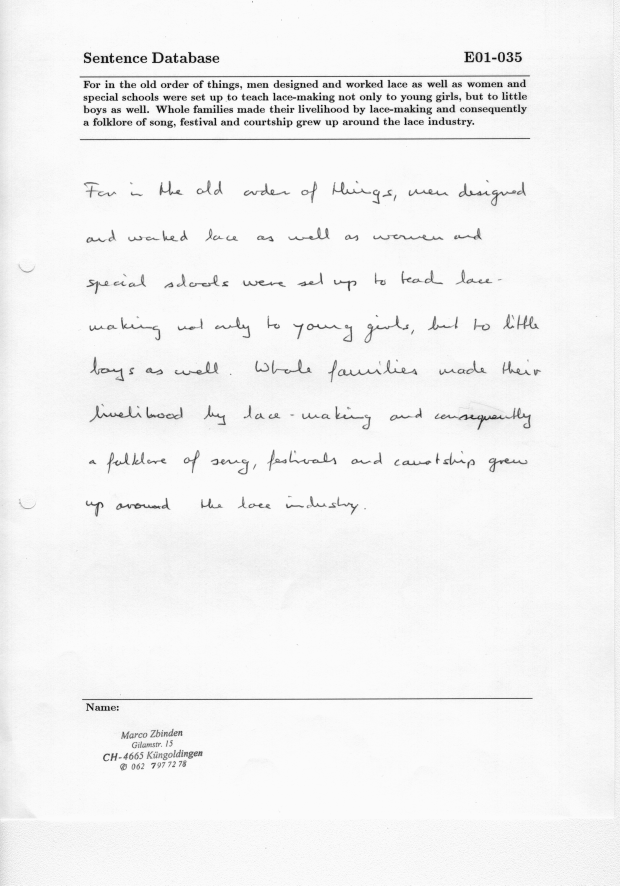
#> input picture Testing/e01-035.png, 2479 x 3542 px (shown at 1/4 size); its folder holds only this picture in this run
$ python -i commonfunctions.py   (imports and definitions only)   (older library calls are emulated)
#> lines starting #> are read from the running program, lines starting #| are printed output that depends on the picture; after the words box and inside, x2 and y2 are one past the last pixel; in counts of white or black regions, pixels touching at a corner belong together
## For signal processing
import csv

from scipy import signal
from scipy.signal import filter_design as fd
from scipy import fftpack

# import imutils
import skimage.io as io
import matplotlib.pyplot as plt
import numpy as np
from skimage.exposure import histogram

# from sklearn.cr import StratifiedKFold
from matplotlib.pyplot import bar
from skimage.color import rgb2gray, rgb2hsv

from skimage.transform import (hough_line, hough_line_peaks, probabilistic_hough_line)
import re

import matplotlib.pyplot as plt
from matplotlib import cm
from sklearn import svm
import math

# Convolution:
from scipy.signal import convolve2d
from scipy import fftpack

from skimage.util import random_noise
from skimage.filters import median
from skimage.feature import canny
from skimage.measure import label
from skimage.color import label2rgb
from skimage.feature import greycomatrix
from sklearn import cluster
from skimage.filters import threshold_otsu
from sklearn.mixture import GaussianMixture
from skimage import feature

# Edges
from skimage.filters import sobel_h, sobel, sobel_v, roberts, prewitt
import glob
import skimage.io as io
import cv2
import os
from skimage.morphology import skeletonize, thin
from matplotlib.pyplot import bar
import math
from sklearn.metrics import accuracy_score
import random


# [12 lines of commented-out code are left out]
def splitz(seq, smallest):
    group = []
    for i in range(len(seq)):
        if (seq[i] >= (smallest)):
            group.append(i)
        elif group:
            yield group
            group = []


# [219 lines left out: functions splitOnArray, verticalScaling, getBounds, show_images, showHist, getContours and 3 more, not called in this run]


def getHandwrittenPart(img):
    # if np.array(img).shape
    imgray = cv2.cvtColor(np.array(img), cv2.COLOR_BGR2GRAY)
    ret, thresh = cv2.threshold(imgray, 0, 255, cv2.THRESH_OTSU)
    im2, contours, hierarchy = cv2.findContours(thresh, cv2.RETR_TREE, cv2.CHAIN_APPROX_SIMPLE)
    y_list = []
    for contour in contours:
        (x, y, w, h) = cv2.boundingRect(contour)

        if w > img.shape[1] / 2 and w < img.shape[1] * 5 / 6:
     #       print((x, y, w, h), img.shape[1])
            cv2.rectangle(img, (x, y), (x + w, y + h), (255, 255, 255), 1)
            y_list.append(y)
    y_list = np.sort(y_list)
    #print(y_list)
    #show_images([img])

    return y_list[-2], y_list[-1]


# [11 lines left out: function greyImage, not called in this run]


# This function binarizes a given image to values 0 and 255
def binarizeImage(img):
    grayImg = np.copy(img)
    if len(img.shape) == 3:
        grayImg = cv2.cvtColor(img, cv2.COLOR_BGR2GRAY)
    threshold = threshold_otsu(grayImg)
    # print(threshold)
    grayImg[grayImg > threshold] = 0
    grayImg[grayImg != 0] = 255
    return grayImg


# This function reads forms.txt and gets form name and corresponding writer (labeled data)
# [70 lines left out: functions labelData, labelForms, eightDirections, computeSlantHistogram, not called in this run]


# This function preprocesses a form
def preprocessForm(filename):
    # Read image and convert it to binary
#> called with filename = 'Testing/e01-035.png'
    img = cv2.imread(filename)
#> img is the input picture: shape (3542, 2479, 3); min 14, max 251, mean 243.4
    y1,y2= getHandwrittenPart(img)
#> in getHandwrittenPart, `ret, thresh = cv2.threshold(imgray, 0, 255, cv2.THRESH_OTSU)`:
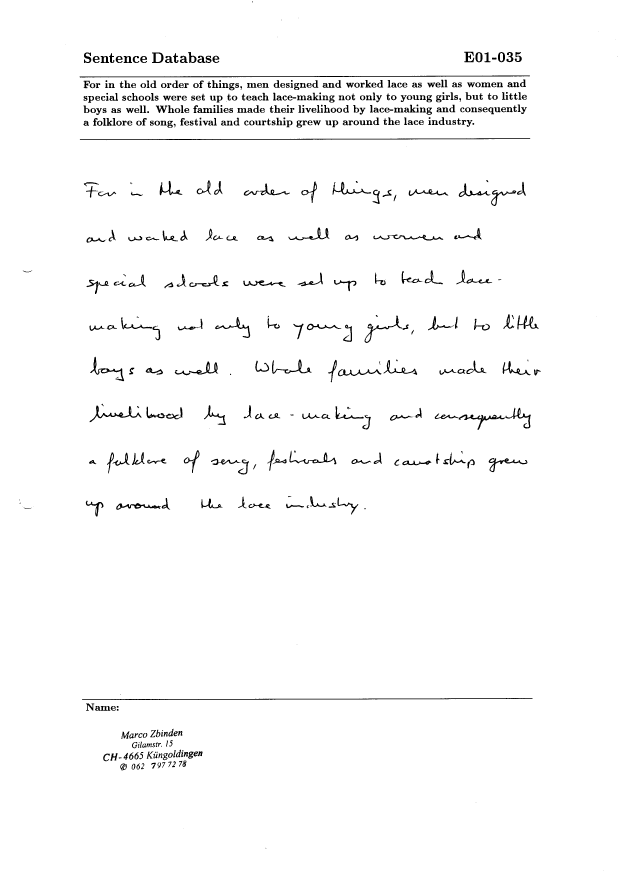
#> thresh: shape (3542, 2479) (shown at 1/4 size); 97.8% white; 586 black regions (64 under 20 px)
#> in getHandwrittenPart, `ret, thresh = cv2.threshold(imgray, 0, 255, cv2.THRESH_OTSU)`: ret = 166
#> in getHandwrittenPart, `im2, contours, hierarchy = cv2.findContours(thresh, cv2.RETR_TREE, cv2..`: contours = 885 contours, 160 with area under 20; largest, box (x1, y1, x2, y2) and area: (0, 0, 2479, 3542) 8774598, (317, 301, 2121, 311) 7750, (318, 552, 2122, 562) 7516, (327, 2791, 2131, 2801) 7450, (1834, 1630, 2124, 1721) 4092
#> the loop in getHandwrittenPart, `for contour in contours:` made 885 passes
#> (x, y, w, h) on passes 3, 5, 6: (1061, 3390, 5, 5), (1902, 3208, 4, 3), (526, 3054, 17, 26)
#> after the loop in getHandwrittenPart, `for contour in contours:`: y_list = [2791, 552, 301]
#> in getHandwrittenPart, `y_list = np.sort(y_list)`: y_list = [301, 552, 2791]
#> y1 = 552; y2 = 2791

    image=binarizeImage(img)
#> in binarizeImage, `threshold = threshold_otsu(grayImg)`: threshold = 166
#> in binarizeImage, `grayImg[grayImg > threshold] = 0`:
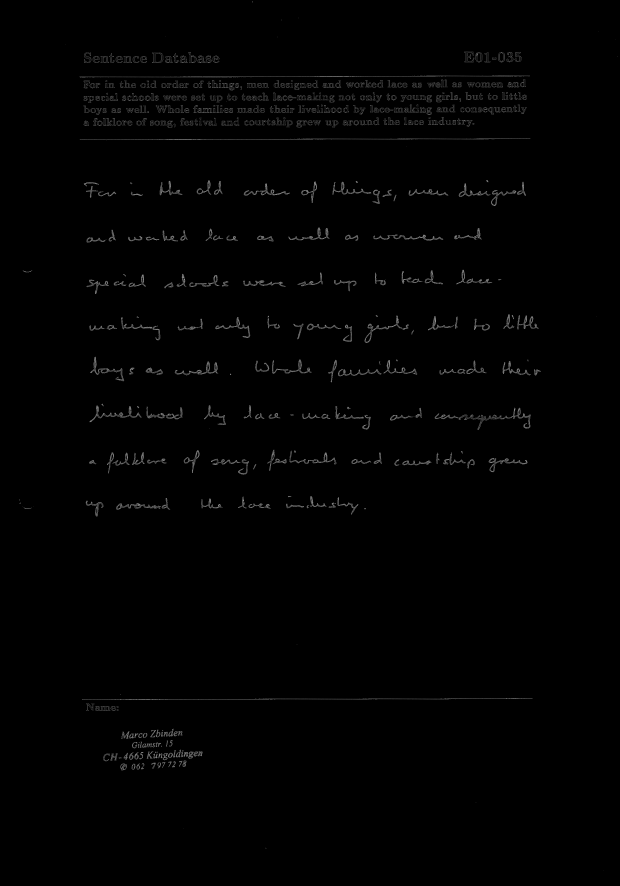
#> grayImg: shape (3542, 2479) (shown at 1/4 size); min 0, max 166, mean 1.9
#> in binarizeImage, `grayImg[grayImg != 0] = 255`:
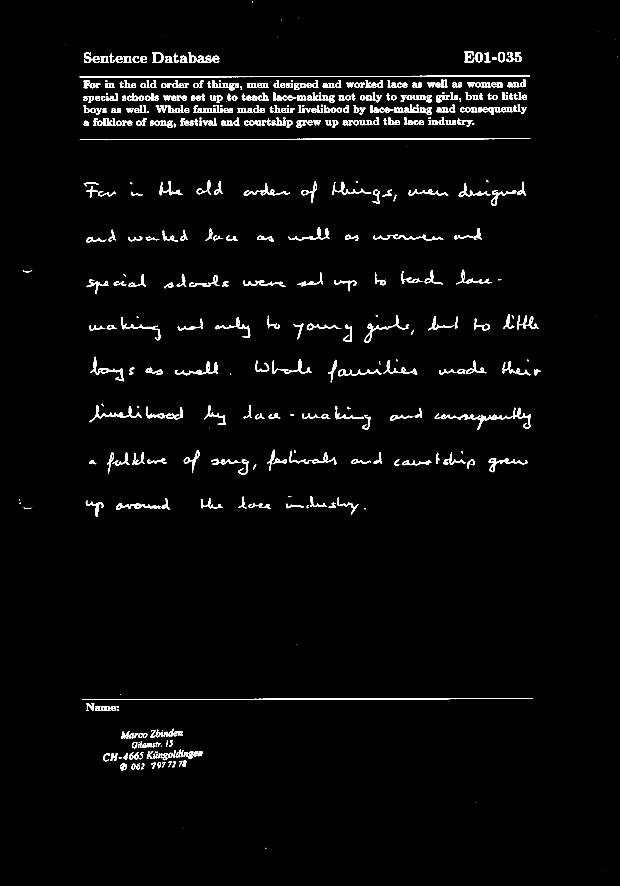
#> grayImg: shape (3542, 2479) (shown at 1/4 size); 2.2% white; 586 white regions (64 under 20 px), largest, box (x1, y1, x2, y2) and area: (318, 302, 2120, 310) 5947, (319, 553, 2121, 561) 5714, (328, 2792, 2130, 2800) 5647
    image=image[y1+20:y2-20,:]
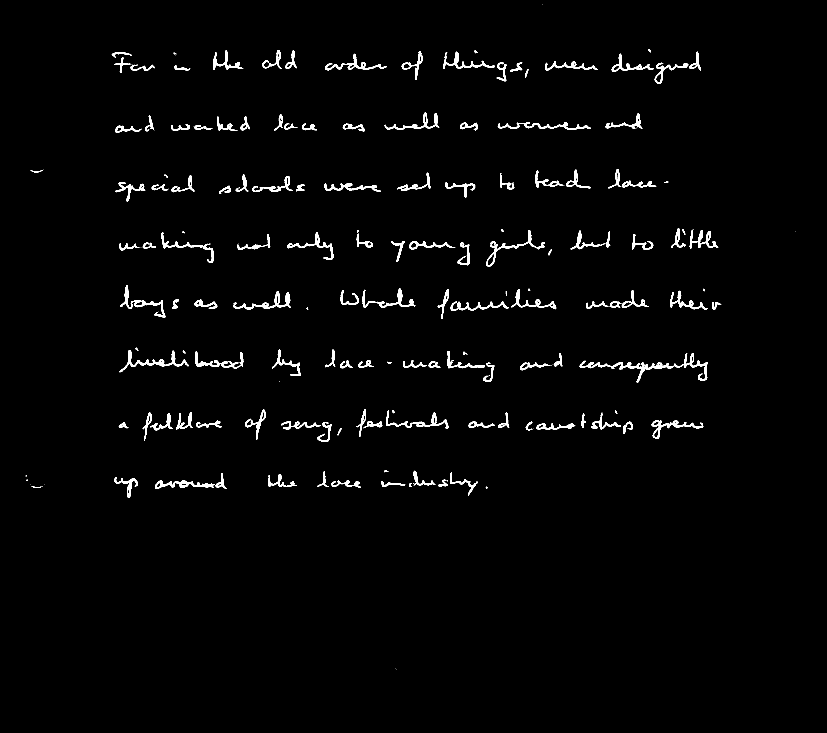
#> image: shape (2199, 2479) (shown at 1/3 size); 1.7% white; 195 white regions (46 under 20 px), largest, box (x1, y1, x2, y2) and area: (1835, 1059, 2123, 1148) 3452, (358, 1050, 566, 1117) 2101, (699, 874, 873, 929) 1834

    verticalHistogram = image.sum(axis=1)
#> verticalHistogram = 2199 values, max 170850 at index 1097, min 0 at index 0, mean 10769
    smallest = int(np.average(verticalHistogram) - np.min(verticalHistogram)) / 4
#> smallest = 2692.2
    # print(smallest)

    linesArrays = splitz(verticalHistogram, int(smallest))
    # plt.plot(verticalHistogram)
    # plt.show()
    horizontalHistogram = image.sum(axis=0)
#> horizontalHistogram = 2479 values, max 45390 at index 838, min 0 at index 0, mean 9552.7
    # linesArrays = (list(splitz(verticalHistogram, 2000)))

    smallest = int(np.average(horizontalHistogram) - np.min(horizontalHistogram)) / 4
#> smallest = 2388
    marginsArrays = (list(splitz(horizontalHistogram[30:], smallest)))
#> marginsArrays = 4 items
    # plt.plot(horizontalHistogram)
    # plt.show()
    counter = 0
    extractedLines = []

    # create folder for this form to insert preprocessed lines images
    filename = filename[0:-4]  ##re.match(r"" + formsFolderName + "/(.*)\.png", filename).group(1)
    if not os.path.exists('Output/'+filename):
        os.makedirs('Output/'+filename)
    cv2.imwrite("Output/" + filename + "AfterExtraction.png", image)

    # For each array (representing a line) extracted, perform some preprocessing operations
    for arr in (linesArrays):
        if (arr[-1] - arr[0] > 30):
            line = image[arr[0]:arr[-1], marginsArrays[0][0]:marginsArrays[-1][-1]]
            line[line != 0] = 255
            extractedLines.append(line)
            cv2.imwrite("Output/" + filename + "/" + str(counter) + ".png", line)
            counter += 1
#> this loop made 11 passes
#> arr on passes 2, 7, 8: [246, 247, 248, 249], [935, 936, 937, 938, 939, 940], [942, 943, 944, 945, 946, 947, 948, 949, 950, 951]
#> pass 1, in preprocessForm, `line = image[arr[0]:arr[-1], marginsArrays[0][0]:marginsArrays[-1][-1]]`:
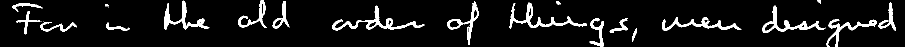
#> line: shape (94, 1810) (shown at 1/2 size); 7.5% white; 24 white regions (4 under 20 px), largest, box (x1, y1, x2, y2) and area: (664, 11, 849, 61) 1545, (1019, 5, 1174, 57) 1425, (1524, 11, 1651, 66) 1284
#> after the loop:
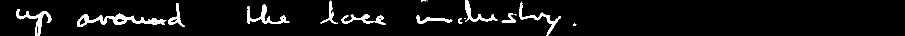
#> line: shape (72, 1810) (shown at 1/2 size); 5.3% white; 19 white regions (4 under 20 px), largest, box (x1, y1, x2, y2) and area: (154, 27, 333, 54) 1663, (32, 18, 103, 72) 897, (494, 9, 580, 48) 815
#> after the loop, counter = 8; extractedLines = 8 items


    return extractedLines


# [213 lines left out: functions getHandwrittenPartModified, normalizeFeatures, getFeaturesVectors, pickRandomForms, getLabeledData, MinimumDistanceClassifier and 3 more, not called in this run]

>>> result = preprocessForm('Testing/e01-035.png')
#> result = 8 items
